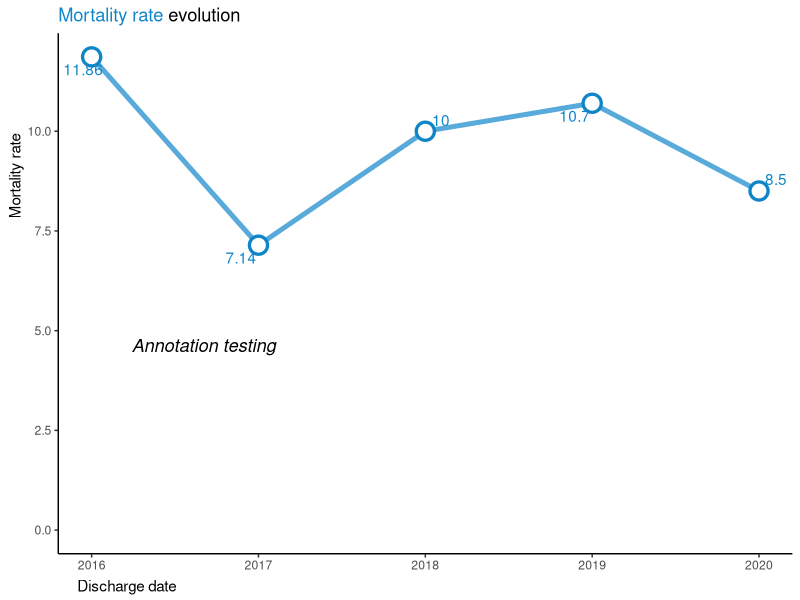

Recreate this plot in R. (Note: this script raises an error after producing the figure.)
## ---- chunk 1
knitr::opts_chunk$set(echo = TRUE)
library(readxl)
library(tidyverse)
library(tibble)
library(skimr)
library(magrittr)
library(purrr)
library(ggtext)
library(grid)
library(ggrepel)
## ---- chunk 2
#loading resq dataset
resq_data <- read_excel("resq-raw-data/sample_hospital.xlsx")

#checking what rows that include NA values
resq_data %>%
  summarise_all(funs(sum(is.na(.)))) %>%
  pivot_longer(everything()) %>%
  filter(value > 0)

#replacing NA's with zero's
resq_data %<>%
  replace(is.na(.), 99)

#just checking if nihss_score actually is numeric - stated as a text in resq data legend tab in excel
class(resq_data$nihss_score)

#creating tribbles for each variable/legend
trib_department_type<-tribble(
~department_type, ~DeptTypeStr, 
  1, "neurology",  
  2, "neurosurgery", 
  3, "anesthesiology/resusccitation/critical care department",  
  4, "internal medicine", 
  5, "geriatrics",  
  6,  "other",
  99, "Unknown",
) 

trib_hosp_in<-tribble(
  ~hospitalized_in, ~HospInStr,
  1, "Stroke unit/ICU",
  2, "Other monitored bed (telemetry)",
  3, "Standard bed",
  99, "Not applicable",
)

trib_stroke_type<-tribble(
  ~stroke_type, ~StrokeTypeStr,
  1, "Ischemic Stroke",
  2, "Intracerebral hemorrhage",
  3, "Transient ischemic attack - TIA",
  4, "Subarachnoid hemorrhage",
  5, "Cerebral venous thrombosis",
  6, "Undetermined",
  99, "Not applicable",
)

trib_NIHSS<-tribble(
  ~nihss, ~NIHSSStr,
  1, "Not performed",
  2, "Performed", 
  3, "Not known",
  99, "Unknown",
)

trib_CT_MRI<-tribble(
  ~ct_mri, ~CTMRIStr,
  1, "Not performed",
  2, "Performed",
  3, "Not known",
  99, "Not applicable",
)

trib_CT_Time<-tribble(
  ~ct_time, ~ctTimeStr,
  1, "Within 1 hour after admission",
  2, "Later than 1 hour after admission",
  99, "Not applicable",
)

trib_recanalization_procedures<-tribble(
  ~recanalization_procedures, ~RecanProcStr,
  1, "Not done - primary centre / comprehensive centre",
  2, "IV tPa - primary centre / comprehensive centre",
  3, "IV tPa + endovascular treatment - comprehensive centre",
  4, "Endovascular treatment alone - comprehensive centre",
  5, "IV tPa + referred to another centre for endovascular treatment - primary centre",
  6, "Referred to another centre for endovascular treatment - primary centre",
  7, "Patient referred to another centre for endovascular treatment and hospitalization continues at the referred to centre - comprehensive centre",
  8, "Patient referred for endovascular treatment and patient is returned to the initial centre - comprehensive centre",
  9, "Patient was returned to the initial centre after recanalization procedures were performed at another centre", 
  99, "Not applicable",
)

trib_dysphagia_screening<-tribble(
  ~dysphagia_screening, ~DysphagiaStr,
  1, "Yes/Guss test",
  2, "Yes/other test",
  3, "Was performed at another center",
  4, "No",
  5, "Patient could not be tested (intubated)",
  6, "Not known",
  99, "Not applicable",
)

trib_afib_flutter<-tribble(
  ~afib_flutter, ~AfibFlutterStr,
  1, "Known aFib", 
  2, "Newly-detected at admission",
  3, "Detected during hospilization",
  4, "Not detected",
  5, "Not known",
  99, "Not applicable",
)

trib_antithrombotics<-tribble(
  ~antithrombotics, ~AntithromboticsStr,
  1, "antiplatelets",
  2, "Vitamin K antagonist",
  3, "dabigratan",
  4, "rivaroxaban",
  5, "apixaban",
  6, "edoxaban",
  7, "LMWH or heparin in prophylactic dose",
  8, "LMWH or heparin in full anticoagulant dose",
  9, "Not prescriped\but recommended",
  10, "Nothing",
  99, "Not applicable",
)

trib_statin<-tribble(
  ~statin, ~StatinStr,
  1, "Yes",
  2, "No",
  3, "Not known",
  99, "Not applicable",
)

trib_smoking_cessation<-tribble(
  ~smoking_cessation, ~SmokingCessationStr,
  1, "Yes",
  2, "No",
  3, "Not a smoker",
  99, "Unknown",
)

trib_antihypertensive<-tribble(
  ~antihypertensive, ~AntihypertensiveStr,
  1, "Yes",
  2, "No",
  3, "Not known",
  99, "Not applicable",
)

trib_discharge_dest<-tribble(
  ~discharge_destination, ~DistDestStr,
  1, "Home",
  2, "Transferred within the same centre",
  3, "Transferred to another centre",
  4, "Social care facility",
  5, "Dead",
  99, "Not applicable",
)

trib_discharge_mrs<-tribble(
  ~discharge_mrs, ~DistMRSStr,
  1, "unknown/calculate",
  2, "0",
  3, "1",
  4, "2",
  5, "3",
  6, "4",
  7, "5",
  8, "6",
  99, "Not Applicable",
)

#getting a summary of the resq data
skim(resq_data)
summary(resq_data$department_type)

# you don't need to add trib_department_type to the left_join... 
resq_merge <- resq_data %>%
  left_join(trib_department_type, by="department_type") %>%
  left_join(trib_hosp_in, by="hospitalized_in") %>%
  left_join(trib_stroke_type, by="stroke_type") %>%
  left_join(trib_NIHSS, by="nihss") %>%
  left_join(trib_CT_MRI, by="ct_mri") %>% 
  left_join(trib_CT_Time, by="ct_time") %>%
  left_join(trib_recanalization_procedures, by="recanalization_procedures") %>%
  left_join(trib_dysphagia_screening, by="dysphagia_screening") %>%
  left_join(trib_afib_flutter, by="afib_flutter") %>% 
  left_join(trib_antithrombotics, by="antithrombotics") %>%
  left_join(trib_statin, by="statin") %>%
  left_join(trib_smoking_cessation, by="smoking_cessation") %>% 
  left_join(trib_antihypertensive, by="antihypertensive") %>% 
  left_join(trib_discharge_mrs, by="discharge_mrs") %>% 
  left_join(trib_discharge_dest, by="discharge_destination") 
  

## ---- chunk 3
resq_mort<-resq_merge %>%
  mutate(
    within30DayMort = if_else((hospital_days <= 30 & DistDestStr == "Dead"), 1, 0), 
  ) 
  
# resq_mort %<>%
#   dplyr::group_by(discharge_date)%>%
#   mutate(
#     Mortality30dMean = mean(within30DayMort) * 100,
#     DTNMean = mean(replace(door_to_needle, door_to_needle==99, NA), na.rm = TRUE),
#     DTNMedian = median(replace(door_to_needle, door_to_needle==99, NA), na.rm = TRUE),
#     DTGMean = mean(replace(door_to_groin, door_to_groin==99, NA), na.rm = TRUE),
#     DTGMedian = median(replace(door_to_groin, door_to_groin==99, NA), na.rm = TRUE),
#     DISMRSMean = mean(replace(discharge_mrs, discharge_mrs==99 & 1, NA), na.rm = TRUE),
#     DISMRSMedian = median(replace(discharge_mrs, discharge_mrs==99 & 1, NA), na.rm = TRUE),
#   ) 


df<-resq_mort %>% 
  dplyr::group_by(discharge_date) %>% 
  summarise(
    Mortality30dMean =mean(within30DayMort) * 100, 
    DTNMean = mean(replace(door_to_needle,door_to_needle==99, NA), na.rm = TRUE),
    DTNMedian = median(replace(door_to_needle, door_to_needle==99, NA), na.rm = TRUE),
    DTGMean = mean(replace(door_to_groin, door_to_groin==99, NA), na.rm = TRUE),
    DTGMedian = median(replace(door_to_groin, door_to_groin==99, NA), na.rm = TRUE),
    DISMRSMean = mean(replace(discharge_mrs, discharge_mrs==99 & 1, NA), na.rm = TRUE),
    DISMRSMedian = median(replace(discharge_mrs, discharge_mrs==99 & 1, NA), na.rm = TRUE),)


# THERE IS NO DTN/DTG DATA IN 2020, IT IS EMPTY IN RAW DATA AS WELL

########## TREND LINES ########## 

testText <- grobTree(textGrob("Annotation testing", x=0.10, y=0.40, hjust=0, gp=gpar(col="black", fontsize=13, fontface="italic")))

p_trend_mort <- ggplot(df[df$discharge_date<2201,], 
aes(x = discharge_date, y = Mortality30dMean)) + 
  geom_line(color="#0F85C8", alpha=.7, size=1.7) + 
  geom_point(shape = 21, color = "#0F85C8", fill = "white", size = 5, stroke = 1.7) + 
  theme_classic() + 
  ylab("Mortality rate") +
  xlab("Discharge date") +
  expand_limits(y=0) +
  geom_text_repel(aes(label=round(Mortality30dMean, digits=2)), color = "#0F85C8") +
  labs(
    title = "<span style = 'color: #0F85C8;'> Mortality rate</span> evolution"
  ) +
  theme(
    plot.title = element_markdown(),
    axis.title.x = element_text(hjust=0.03, vjust=0.2),
    axis.title.y = element_text(hjust=0.77, vjust=0.77),
    plot.caption = element_text(hjust=0, size=6),
    ) +
  annotation_custom(testText)

p_trend_mort

p_mort_vs_DTN <- ggplot(resq_mort[resq_mort$door_to_needle<99,], 
aes(y = Mortality30dMean, x = DTNMean)) + 
  geom_line(color="#0F85C8", alpha=.7, size=1.7) + 
  geom_point(shape = 21, color = "#0F85C8", fill = "white", size = 5, stroke = 1.7) + 
  theme_classic() +
  ylab("Mortality rate") + 
  xlab("Door to needle") +
  expand_limits(y=0) +
  geom_text(aes(label=round(Mortality30dMean, digits=2)), vjust = 2.5, color = "#0F85C8" ) +
    labs(
    title = "<span style = 'color: #0F85C8;'>Mortality rate</span> against door to needle evolution"
  ) +
  theme(
    plot.title = element_markdown(),
    axis.title.x = element_text(hjust=0.2758, vjust=0.2),
    axis.title.y = element_text(hjust=0.77, vjust=0.77),
    plot.caption = element_text(hjust=0, size=6),
    ) +
  annotation_custom(testText)

p_mort_vs_DTN

p_mort_vs_DTG <- ggplot(resq_mort[resq_mort$door_to_needle<99,], 
aes(y = Mortality30dMean, x = DTGMean, color="Mean")) + 
  geom_line(color="#0F85C8", alpha=.7, size=1.7) + 
  geom_point(shape = 21, color = "#0F85C8", fill = "white", size = 5, stroke = 1.7) +
  theme_classic() +
  ylab("Mortality rate") + 
  xlab("Door to groin") +
  expand_limits(y=0) +
  geom_text(aes(label=round(Mortality30dMean, digits=2)), vjust = 2.2, hjust = 0, color = "#0F85C8" ) +
    labs(
    title = "<span style = 'color: #0F85C8;'>Mortality rate</span> against door to groin evolution"
  ) +
  theme(
    plot.title = element_markdown(),
    axis.title.x = element_text(hjust=0.29, vjust=0.2),
    axis.title.y = element_text(hjust=0.77, vjust=0.77),
    plot.caption = element_text(hjust=0, size=6),
    ) +
  annotation_custom(testText)

p_mort_vs_DTG

p_mort_vs_dismrs <- ggplot(resq_mort[resq_mort$discharge_mrs<99,], 
aes(y = Mortality30dMean, x = DISMRSMean, color="Mean")) + 
  geom_line(color="#0F85C8", alpha=.7, size=1.7) + 
  geom_point(shape = 21, color = "#0F85C8", fill = "white", size = 5, stroke = 1.7) +
  theme_classic() + 
  expand_limits(y=0) +
  ylab("Mortality rate") + 
  xlab("Discharge mRS") +
  geom_text(aes(label=round(Mortality30dMean, digits=2)), vjust = 2.5, color = "#0F85C8" ) +
    labs(
    title = "<span style = 'color: #0F85C8;'>Mortality rate</span> against discharge mRS evolution"
  ) +
  theme(
    plot.title = element_markdown(),
    axis.title.x = element_text(hjust=0.14, vjust=0.2),
    axis.title.y = element_text(hjust=0.77, vjust=0.77),
    plot.caption = element_text(hjust=0, size=6),
    ) +
  annotation_custom(testText)

p_mort_vs_dismrs

p_trend_DTN <- ggplot(resq_mort[resq_mort$door_to_needle<99 & resq_mort$discharge_date<2201,], 
aes(x = discharge_date, y = DTNMean, color="Mean")) + 
  geom_violin(aes(x = discharge_date, y = door_to_needle, color=as.factor(discharge_date)), alpha=.4) +
  geom_line() +
  geom_line(aes(y = DTNMedian, color = "Median")) +
  theme_classic() + 
  ylab("Door to needle") +
  xlab("Discharge date") +
  expand_limits(y=0) +
  ggtitle("Door to needle evolution") +
  theme(
    axis.title.x = element_text(hjust=0.15, vjust=0.2),
    axis.title.y = element_text(hjust=0.84, vjust=0.8),
    plot.caption = element_text(hjust = 0, size = 6),
    )

p_trend_DTN

p_trend_DTG <- ggplot(resq_mort[resq_mort$door_to_groin<99 & resq_mort$discharge_date<2201,], 
aes(x = discharge_date, y = DTGMean, color="Mean")) + 
  geom_violin(aes(x = discharge_date, y = door_to_groin, color=as.factor(discharge_date)), alpha=.4) +
  geom_line() + 
  geom_line(aes(y = DTGMedian, color = "Median")) +
  theme_bw() + 
  ylab("Door to groin") +
  xlab("Discharge date") +
  expand_limits(y=0)

p_trend_DTG

p_trend_dismrs <- ggplot(resq_mort[resq_mort$discharge_mrs<99 & resq_mort$discharge_date<2201,], 
aes(x = discharge_date, y = DISMRSMean, color="Mean")) + 
  geom_violin(aes(x = discharge_date, y = discharge_mrs, color=as.factor(discharge_date)), alpha=.4) +
  geom_line() + 
  geom_line(aes(y = DISMRSMedian, color = "Median")) +
  theme_bw() + 
  ylab("Discharge mrs") +
  xlab("Discharge date") +
  expand_limits(y=0)

p_trend_dismrs



########## MAYBE USEFUL IDK? ########## 
# p_dtn <- ggplot(resq_mort[resq_mort$door_to_needle<99 & resq_mort$discharge_date<2201 & resq_mort$discharge_date>2017,], aes(x = door_to_needle, y = Mortality30dMean, color=as.factor(discharge_date))) +
#   geom_boxplot() + 
#   geom_jitter(alpha=.4) + 
#   geom_point(aes(x=DTNMean), size = 4) + 
#   theme_bw() 
# 
# p_dtn
# 
# p_dtg <- ggplot(resq_mort[resq_mort$door_to_groin<99 & resq_mort$discharge_date<2201,], aes(x = Mortality30dMean, y = door_to_groin, color=as.factor(discharge_date))) + 
#   geom_boxplot() + 
#   geom_jitter() + 
#   theme_bw()
# 
# p_dtg
# 
# #NIHSS score is not really a KPI though
# p_nihss_score_jitter <- ggplot(resq_mort[resq_mort$nihss_score<99 & resq_mort$discharge_date<2201,], aes(x = Mortality30dMean, y = nihss_score, color=as.factor(discharge_date))) + 
#   geom_violin() + 
#   geom_jitter() + 
#   theme_bw()
# 
# p_nihss_score_jitter
# 
# p_nihss_score <- ggplot(resq_mort[resq_mort$nihss_score<99 & resq_mort$discharge_date<2201,], aes(x = Mortality30dMean, y = nihss_score, color=as.factor(discharge_date))) + 
#   geom_violin() + 
#   theme_bw()
# 
# p_nihss_score
# 
# #this might have way too many dots to show. decreases readability
# p_dis_mrs_jitter <- ggplot(resq_mort[resq_mort$discharge_mrs>1 & resq_mort$discharge_mrs<99 & resq_mort$discharge_date<2201,], aes(x = Mortality30dMean, y = discharge_mrs, color=as.factor(discharge_date))) +
#   geom_violin() + 
#   geom_jitter() + 
#   theme_bw()
# 
# p_dis_mrs_jitter
# 
# p_dis_mrs <- ggplot(resq_mort[resq_mort$discharge_mrs>1 & resq_mort$discharge_mrs<99 & resq_mort$discharge_date<2201,], aes(x = Mortality30dMean, y = discharge_mrs, color=as.factor(discharge_date))) +
#   geom_violin() + 
#   theme_bw()
# 
# p_dis_mrs

